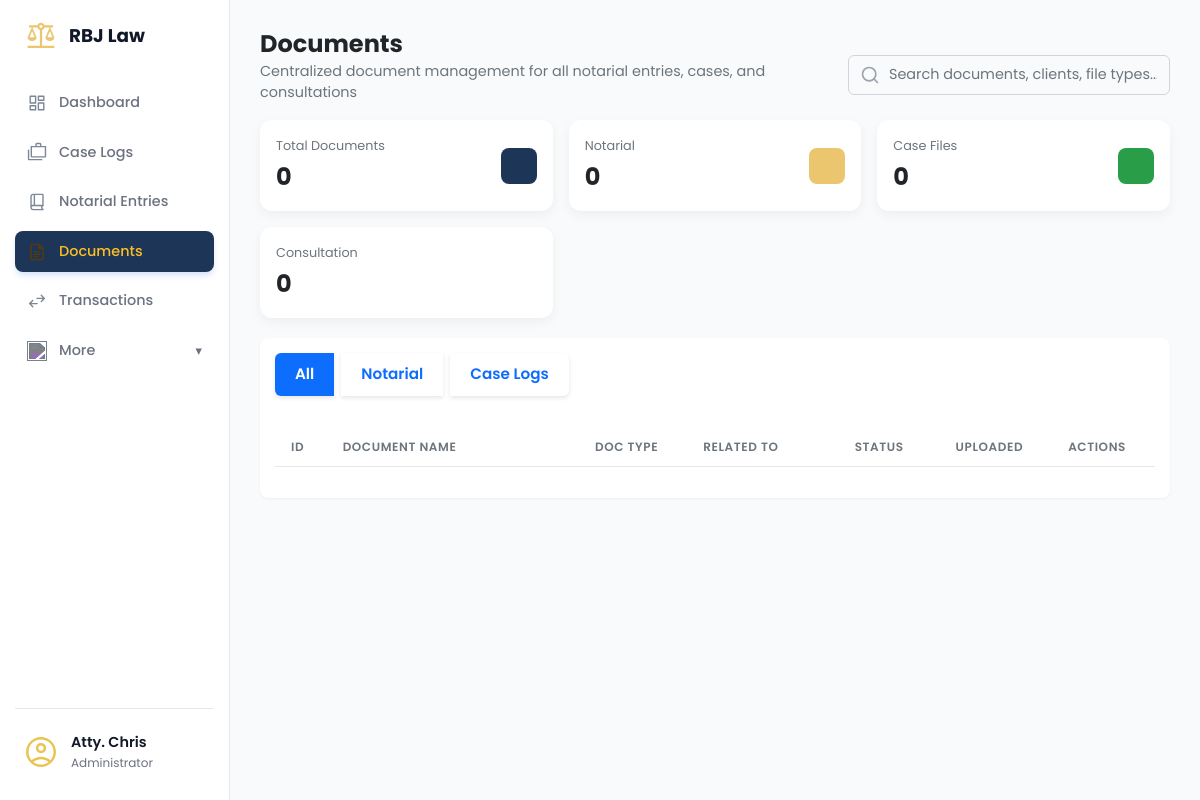
The page /documents/ (signed in) on the database as committed earlier.
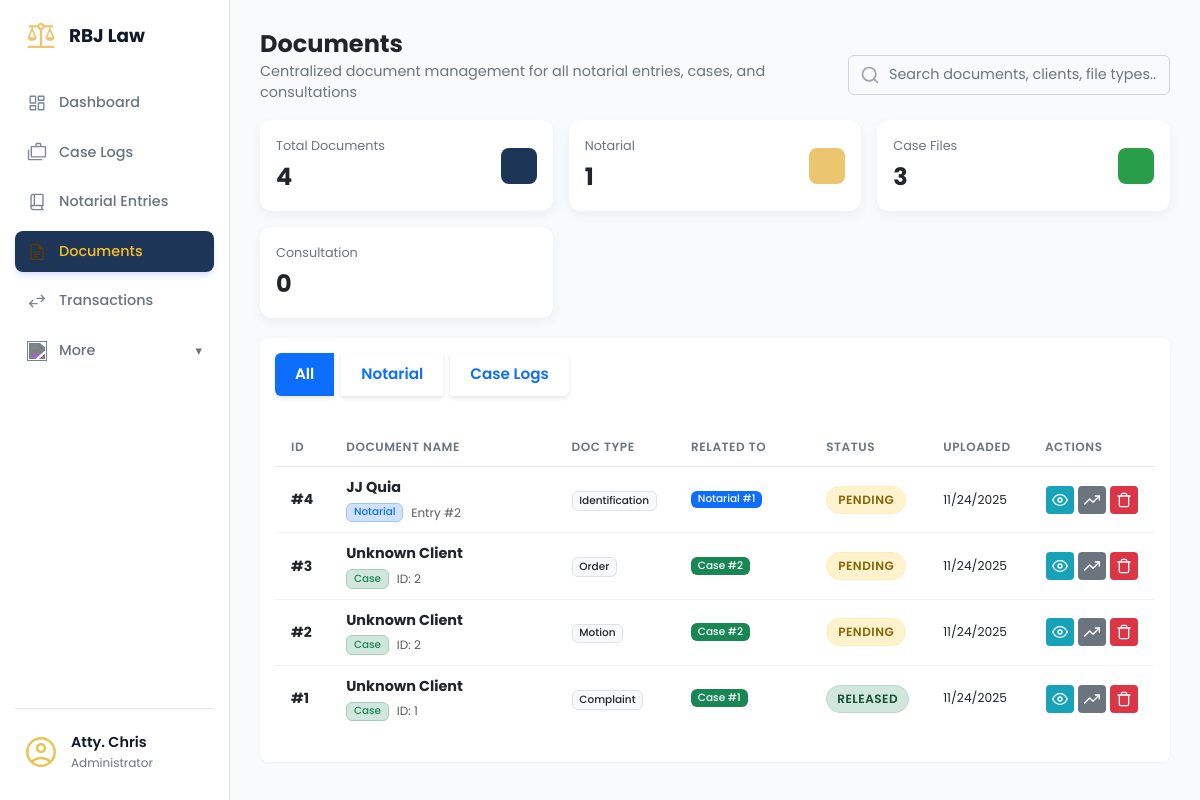
The same page on the database as committed later.
### app/models/document_mdl.py (models this page shows, shortened)
class Document(db.Model):
    __tablename__ = 'documents'
    id = db.Column(db.Integer, primary_key=True)
    filename = db.Column(db.String(255), nullable=False)
    file_path = db.Column(db.String(500), nullable=False)
    file_type = db.Column(db.String(50), nullable=True)
    file_size = db.Column(db.Integer, nullable=True)  # in bytes
    document_type = db.Column(db.String(100), nullable=True)  # e.g., Affidavit, ID, SPA Draft, etc.
    notes = db.Column(db.Text, nullable=True)
    document_status = db.Column(db.String(50), default='Pending', nullable=False)
    parent_type = db.Column(db.String(50), nullable=False)  # 'notarial_entry', 'case', 'client'
    parent_id = db.Column(db.Integer, nullable=False)
    uploaded_by = db.Column(db.Integer, db.ForeignKey('users.id'), nullable=True)
    uploaded_at = db.Column(db.DateTime, default=datetime.utcnow)
    last_modified = db.Column(db.DateTime, default=datetime.utcnow, onupdate=datetime.utcnow)
    uploader = db.relationship('User', backref='uploaded_documents', lazy=True)

### app/routes/documents_routes.py (the view, shortened to what this page needs)
@documents_bp.route('/')
@login_required
def documents_page():
    document_type = request.args.get('type', 'all')
    query = Document.query
    if document_type != 'all':
        query = query.filter_by(parent_type=document_type)
    search_term = request.args.get('search', '')
    if search_term:
        query = query.filter(or_(
            Document.filename.ilike(f'%{search_term}%'),
            Document.notes.ilike(f'%{search_term}%')
        ))
    documents = query.order_by(Document.uploaded_at.desc()).all()
    for doc in documents:
        doc.context_name = "Unknown Client"
        doc.context_ref = f"ID: {doc.parent_id}"
        if doc.parent_type == 'notarial_entry':
            entry = NotarialEntry.query.get(doc.parent_id)
            if entry:
                doc.context_ref = f"Entry #{entry.not_entry_num}"
                if entry.parties:
                    primary_party = entry.parties[0].party_name
                    if len(entry.parties) > 1:
                        doc.context_name = f"{primary_party} et al."
                    else:
                        doc.context_name = primary_party
                else:
                    doc.context_name = "No Party Listed"
        elif doc.parent_type == 'case':
            pass # Remove this pass when you uncomment above
        elif doc.parent_type == 'consultation':
            pass
        elif doc.parent_type == 'client':
            pass
    return render_template('documents_page.html',
                         documents=documents,
                         current_filter=document_type,
                         search_term=search_term)

### app/templates/documents_page.html (shortened to what this page needs)
{% extends 'base.html' %}
{% block content %}
<main class="dashboard-content">
    <header class="dashboard-header">
        <div>
            <h1>Documents </h1>
            <p>Centralized document management for all notarial entries, cases, and consultations</p>
        </div>
        <div class="dashboard-actions">
            <div class="search-bar">
                <svg class="search-bar__icon" xmlns="http://www.w3.org/2000/svg" width="20" height="20"
                    viewBox="0 0 24 24" fill="none" stroke="currentColor" stroke-width="2" stroke-linecap="round"
                    stroke-linejoin="round">
                    <circle cx="11" cy="11" r="8"></circle>
                    <line x1="21" y1="21" x2="16.65" y2="16.65"></line>
                </svg>
                <input class="search-bar__input" type="text" placeholder="Search documents, clients, file types...">
            </div>
        </div>
    </header>
    <section class="dashboard-cards">
        <div class="data-card data-card--sm">
            <div class="data-card__info">
                <span class="data-card__title">Total Documents</span>
                <span class="data-card__value">{{ documents|length }}</span>
            </div>
            <div class="data-card__icon data-card__icon--blue"></div>
        </div>
        <div class="data-card data-card--sm">
            <div class="data-card__info">
                <span class="data-card__title">Notarial</span>
                <span class="data-card__value">
                    {% set notarial_count = [] %}
                    {{ notarial_count|length }}
                </span>
            </div>
            <div class="data-card__icon data-card__icon--gold"></div>
        </div>
        <div class="data-card data-card--sm">
            <div class="data-card__info">
                <span class="data-card__title">Case Files</span>
                <span class="data-card__value">
                    {% set case_count = [] %}
                    {{ case_count|length }}
                </span>
            </div>
            <div class="data-card__icon data-card__icon--green"></div>
        </div>
        <div class="data-card data-card--sm">
            <div class="data-card__info">
                <span class="data-card__title">Consultation</span>
                <span class="data-card__value">
                    {% set consultation_count = [] %}
                    {{ consultation_count|length }}
                </span>
            </div>
            <div class="data-card__icon data-card__icon--purple"></div>
        </div>
    </section>
    <section class="content-section">
        <div class="panel-card">
            <div class="filter-buttons mb-4">
                <div class="btn-group" role="group" aria-label="Document filters">
                    <button type="button" class="btn btn-outline-primary active" data-filter="all">
                        All
                    </button>
                    <button type="button" class="btn btn-outline-primary" data-filter="notarial_entry">
                        Notarial
                    </button>
                    <button type="button" class="btn btn-outline-primary" data-filter="case">
                        Case Logs
                    </button>
                </div>
            </div>
            <div class="table-wrapper">
                <table class="table">
                    <colgroup>
                        <col style="width: 5%">
                        <col style="width: 25%">
                        <col style="width: 10%">
                        <col style="width: 15%">
                        <col style="width: 10%">
                        <col style="width: 10%">
                        <col style="width: 10%">
                    </colgroup>
                    <thead>
                        <tr>
                            <th>ID</th>
                            <th>Document Name</th>
                            <th>Doc Type</th>
                            <th>Related To</th>
                            <th>Status</th>
                            <th>Uploaded</th>
                            <th>Actions</th>
                        </tr>
                    </thead>
                    <tbody>
                        {% for document in documents %}
                        <tr class="document-row" data-parent-type="{{ document.parent_type }}">
                            <td><strong>#{{ document.id }}</strong></td>
                            <td>
                                <div class="d-flex flex-column">
                                    <span class="fw-bold text-dark" style="font-size: 0.9rem;">
                                        {{ document.context_name }}
                                    </span>
                                    <div class="d-flex align-items-center mt-1">
                                        {% if document.parent_type == 'notarial_entry' %}
                                        <span
                                            class="badge bg-primary-subtle text-primary border border-primary-subtle me-2"
                                            style="font-size: 0.65rem;">Notarial</span>
                                        {% elif document.parent_type == 'case' %}
                                        <span
                                            class="badge bg-success-subtle text-success border border-success-subtle me-2"
                                            style="font-size: 0.65rem;">Case</span>
                                        {% elif document.parent_type == 'consultation' %}
                                        <span class="badge bg-info-subtle text-info border border-info-subtle me-2"
                                            style="font-size: 0.65rem;">Consultation</span>
                                        {% endif %}
                                        <small class="text-muted" style="font-size: 0.75rem;">
                                            {{ document.context_ref }}
                                        </small>
                                    </div>
                                </div>
                            </td>
                            <td><span class="badge bg-light text-dark border">{{ document.document_type or 'General'
                                    }}</span></td>
                            <td>
                                {% if document.parent_type == 'notarial_entry' %}
                                <span class="badge bg-primary mb-1">Notarial #{{ document.parent_id }}</span>
                                {% elif document.parent_type == 'case' %}
                                <span class="badge bg-success mb-1">Case #{{ document.parent_id }}</span>
                                {% else %}
                                <span class="badge bg-secondary mb-1">{{ document.parent_type|title }}</span>
                                {% endif %}
                            </td>
                            <td>
                                <span
                                    class="status-tag status-tag--{{ document.document_status|lower|replace(' ', '-') }}">
                                    {{ document.document_status }}
                                </span>
                            </td>
                            <td>
                                <div class="small">{{ document.uploaded_at.strftime('%m/%d/%Y') }}</div>
                            </td>
                            <td>
                                <div class="action-buttons">
                                    <a href="{{ url_for('documents.view_document', document_id=document.id) }}"
                                        target="_blank" class="btn-action btn-action--info" title="View">
                                        <svg xmlns="http://www.w3.org/2000/svg" width="16" height="16"
                                            viewBox="0 0 24 24" fill="none" stroke="currentColor" stroke-width="2"
                                            stroke-linecap="round" stroke-linejoin="round">
                                            <path d="M1 12s4-8 11-8 11 8 11 8-4 8-11 8-11-8-11-8z"></path>
                                            <circle cx="12" cy="12" r="3"></circle>
                                        </svg>
                                    </a>
                                    <div class="dropdown status-dropdown">
                                        <button class="btn-action btn-action--secondary dropdown-toggle" type="button"
                                            data-bs-toggle="dropdown" aria-expanded="false" title="Update Status">
                                            <svg xmlns="http://www.w3.org/2000/svg" width="16" height="16"
                                                viewBox="0 0 24 24" fill="none" stroke="currentColor" stroke-width="2"
                                                stroke-linecap="round" stroke-linejoin="round">
                                                <polyline points="23 6 13.5 15.5 8.5 10.5 1 18"></polyline>
                                                <polyline points="17 6 23 6 23 12"></polyline>
                                            </svg>
                                        </button>
                                    </div>
                                    <form action="{{ url_for('documents.delete_document', document_id=document.id) }}"
                                        method="POST" style="display:inline;"
                                        onsubmit="return confirm('Are you sure you want to delete this document?');">
                                        <button type="submit" class="btn-action btn-action--danger" title="Delete">
                                        </button>
                                    </form>
                                </div>
                            </td>
                        </tr>
                        {% endfor %}
                    </tbody>
                </table>
            </div>
        </div>
    </section>
</main>
{% endblock %}

### app/templates/base.html (shortened to what this page needs)
<!DOCTYPE html>
<html lang="en">
<head>
    <link rel="stylesheet" href="{{ url_for('static', filename='vendor/bootstrap/css/bootstrap.min.css') }}">
    <link rel="stylesheet" href="{{ url_for('static', filename='css/main.css') }}">
    <link rel="stylesheet" href="{{ url_for('static', filename='css/sidebar.css') }}">
</head>
<body>
    <aside class="sidebar">
        <div class="sidebar-header">
            <img src="{{ url_for('static', filename='img/scales-of-justice.svg') }}" alt="logo" class="logo-img">
            <h2>RBJ Law</h2>
        </div>
        <ul class="sidebar-links">
            <li>
                <a href="{{ url_for('dashboard.dashboard_page') }}"
                   class="{{ 'active' if 'dashboard' in request.endpoint else '' }}">
                    <span class="icon-wrapper"><img src="{{ url_for('static', filename='img/dashboard.svg') }}" alt=""></span>
                    Dashboard
                </a>
            </li>
            <li>
                <a href="{{ url_for('case.list_cases') }}"
                   class="{{ 'active' if 'case' in request.endpoint else '' }}">
                    <span class="icon-wrapper"><img src="{{ url_for('static', filename='img/cases.svg') }}" alt=""></span>
                    Case Logs
                </a>
            </li>
            <li>
                <a href="{{ url_for('notarial_entries.notarial_entries_page') }}"
                   class="{{ 'active' if 'notarial' in request.endpoint else '' }}">
                    <span class="icon-wrapper"><img src="{{ url_for('static', filename='img/book.svg') }}" alt=""></span>
                    Notarial Entries
                </a>
            </li>
            <li>
                <a href="{{ url_for('documents.documents_page') }}"
                   class="{{ 'active' if 'documents' in request.endpoint else '' }}">
                    <span class="icon-wrapper"><img src="{{ url_for('static', filename='img/documents.svg') }}" alt=""></span>
                    Documents
                </a>
            </li>
            <li role="none">
                <a href="{{ url_for('transaction.transactions_page') }}"
                   class="{{ 'active' if 'transaction' in request.endpoint else '' }}">
                    <span class="icon-wrapper"><img src="{{ url_for('static', filename='img/transaction.svg') }}" alt=""></span>
                    Transactions
                </a>
            </li>
            <li class="has-submenu">
                <button class="submenu-toggle" aria-expanded="false" aria-haspopup="true">
                    <span class="icon-wrapper"><img src="{{ url_for('static', filename='img/more.svg') }}" alt=""></span>
                    More
                    <span class="chev" aria-hidden="true">▾</span>
                </button>
            </li>
        </ul>
        <div class="sidebar-footer">
            <button class="avatar-btn" id="avatarBtn">
                <img src="{{ url_for('static', filename='img/avatar.svg') }}" alt="User Avatar">
                <div class="user-info">
                    <span class="user-name">Atty. Chris</span>
                    <span class="user-role">Administrator</span>
                </div>
            </button>
        </div>
    </aside>
    <div class="page-container">
        {% block content %}
        {% endblock %}
    </div>
</body>
</html>

Rows that differ between the two databases and show on the page:
added Document: id "4", context_name "JJ Quia", parent_type "Notarial", context_ref "Entry #2", document_type "Identification", parent_id "1", document_status "PENDING", uploaded_at "11/24/2025"
added Document: id "3", context_name "Unknown Client", parent_type "Case", context_ref "ID: 2", document_type "Order", parent_id "2", document_status "PENDING", uploaded_at "11/24/2025"
added Document: id "2", context_name "Unknown Client", parent_type "Case", context_ref "ID: 2", document_type "Motion", parent_id "2", document_status "PENDING", uploaded_at "11/24/2025"
added Document: id "1", context_name "Unknown Client", parent_type "Case", context_ref "ID: 1", document_type "Complaint", parent_id "1", document_status "RELEASED", uploaded_at "11/24/2025"
Other text that changed with them:
{{ documents|length }}: "0" → "4"
{{ notarial_count|length }}: "0" → "1"
{{ case_count|length }}: "0" → "3"
